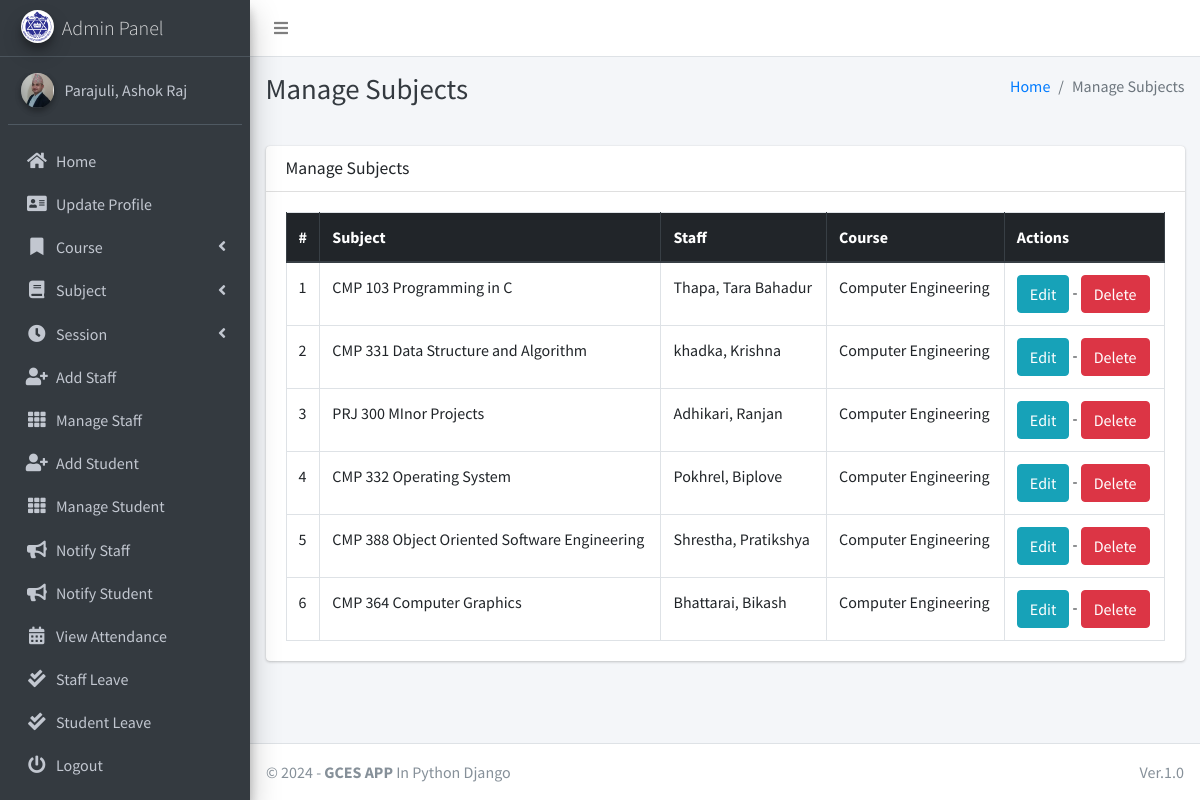
The app's page /subject/manage/ (signed in) with its own data.
### main_app/models.py (models this page shows, shortened)
class CustomUser(AbstractUser):
    USER_TYPE = ((1, "HOD"), (2, "Staff"), (3, "Student"))
    GENDER = [("M", "Male"), ("F", "Female")]
    username = None  # Removed username, using email instead
    email = models.EmailField(unique=True)
    user_type = models.CharField(default=1, choices=USER_TYPE, max_length=1)
    gender = models.CharField(max_length=1, choices=GENDER)
    profile_pic = models.ImageField()
    address = models.TextField()
    fcm_token = models.TextField(default="")  # For firebase notifications
    created_at = models.DateTimeField(auto_now_add=True)
    updated_at = models.DateTimeField(auto_now=True)
    USERNAME_FIELD = "email"
    REQUIRED_FIELDS = []
    objects = CustomUserManager()
    def __str__(self):
        return self.last_name + ", " + self.first_name

class Subject(models.Model):
    name = models.CharField(max_length=120)
    staff = models.ForeignKey(Staff,on_delete=models.CASCADE,)
    course = models.ForeignKey(Course, on_delete=models.CASCADE)
    updated_at = models.DateTimeField(auto_now=True)
    created_at = models.DateTimeField(auto_now_add=True)

class Staff(models.Model):
    course = models.ForeignKey(Course, on_delete=models.DO_NOTHING, null=True, blank=False)
    admin = models.OneToOneField(CustomUser, on_delete=models.CASCADE)

class Course(models.Model):
    name = models.CharField(max_length=120)
    created_at = models.DateTimeField(auto_now_add=True)
    updated_at = models.DateTimeField(auto_now=True)

### main_app/hod_views.py (the view)
# urls.py: path("subject/manage/", hod_views.manage_subject, name='manage_subject'),
def manage_subject(request):
    subjects = Subject.objects.all()
    context = {
        'subjects': subjects,
        'page_title': 'Manage Subjects'
    }
    return render(request, "hod_template/manage_subject.html", context)

### main_app/templates/hod_template/manage_subject.html
{% extends 'main_app/base.html' %}
{% load static %}
{% block page_title %}{{page_title}}{% endblock page_title %}
{% block content %}
<section class="content">
    <div class="container-fluid">
        <div class="row">
            <div class="col-md-12">
                <div class="card">
                    <div class="card-header">
                        <h3 class="card-title">{{page_title}}</h3>
                    </div>
                    <div class="card-body">
                        <table id="example2" class="table table-bordered table-hover">
                            <thead class="thead-dark">
                                <tr>
                                    <th>#</th>
                                    <th>Subject</th>
                                    <th>Staff</th>
                                    <th>Course</th>
                                    <th>Actions</th>
                                </tr>
                            </thead>
                            <tbody>
                                {% for subject in subjects %}
                                <tr>
                                    <td>{{ forloop.counter }}</td>
                                    <td>{{subject.name}}</td>
                                    <td>{{subject.staff.admin}}</td>
                                    <td>{{subject.course.name}}</td>
                                    <td>
                                        <a href="{% url 'edit_subject' subject.id %}" class="btn btn-info">Edit</a> -
                                        <a href="{% url 'delete_subject' subject.id %}" onclick="return confirm('Are you sure you want to delete this ?')" class="btn btn-danger">Delete</a>
                                    </td>
                                </tr>
                                {% endfor %}
                            </tbody>
                        </table>
                    </div>
                </div>
            </div>
        </div>
    </div>
</section>
{% endblock content %}

### main_app/templates/main_app/sidebar_template.html (shortened to what this page needs)
{% load static %}
<aside class="main-sidebar sidebar-dark-info elevation-4">
    {% if request.user.user_type == '1' %}
    <a href="{% url 'admin_home' %}" class="brand-link">
        <img src="{% static 'dist/img/gces.png' %} " alt="AdminLTE Logo"
            class="brand-image img-circle elevation-3" >
        <span class="brand-text font-weight-light">Admin Panel</span>
    </a>
    <div class="sidebar">
        <div class="user-panel mt-3 pb-3 mb-3 d-flex">
            <div class="image">
                <img src="{{ request.user.profile_pic}}" class="img-circle elevation-2" alt="User Image">
            </div>
            <div class="info">
                <a href="#" class="d-block">{{user}}</a>
            </div>
        </div>
        <nav class="mt-2">
            <ul class="nav nav-pills nav-sidebar flex-column" data-widget="treeview" role="menu" data-accordion="false">
                <li class="nav-item">
                    {% url 'admin_home' as admin_home %}
                    <a href="{{admin_home}}" class="nav-link {% if admin_home == request.path %} active {% endif %}">
                        <i class="nav-icon fas fa-home"></i>
                        <p>
                            Home
                        </p>
                    </a>
                </li>
                <li class="nav-item">
                    {% url 'admin_view_profile' as admin_view_profile %}
                    <a href="{{admin_view_profile}}"
                        class="nav-link {% if admin_view_profile == request.path %} active {% endif %}">
                        <i class="nav-icon fas fa-address-card"></i>
                        <p>
                            Update Profile
                        </p>
                    </a>
                </li>
                <li class="nav-item has-treeview">
                    <a href="#" class="nav-link">
                        <i class="nav-icon fas fa-bookmark"></i>
                        <p>
                            Course
                            <i class="fas fa-angle-left right"></i>
                        </p>
                    </a>
                </li>
                <li class="nav-item has-treeview">
                    <a href="#" class="nav-link">
                        <i class="nav-icon fas fa-book"></i>
                        <p>
                            Subject
                            <i class="fas fa-angle-left right"></i>
                        </p>
                    </a>
                </li>
                <li class="nav-item has-treeview">
                    <a href="#" class="nav-link">
                        <i class="nav-icon fas fa-clock"></i>
                        <p>
                            Session
                            <i class="fas fa-angle-left right"></i>
                        </p>
                    </a>
                </li>
                <li class="nav-item">
                    {% url 'add_staff' as add_staff %}
                    <a href="{{add_staff}}" class="nav-link {% if add_staff == request.path %} active {% endif %}">
                        <i class="nav-icon fas fa-user-plus"></i>
                        <p>
                            Add Staff
                        </p>
                    </a>
                </li>
                <li class="nav-item">
                    {% url 'manage_staff' as manage_staff %}
                    {% url 'edit_staff' staff_id as edit_staff %}
                    <a href="{{manage_staff}}"
                        class="nav-link {% if manage_staff == request.path or request.path == edit_staff %} active {% endif %}">
                        <i class="nav-icon fas fa-th"></i>
                        <p>
                            Manage Staff
                        </p>
                    </a>
                </li>
                <li class="nav-item">
                    {% url 'add_student' as add_student%}
                    <a href="{{add_student}}" class="nav-link  {% if add_student == request.path %} active {% endif %}">
                        <i class="nav-icon fas fa-user-plus"></i>
                        <p>
                            Add Student
                        </p>
                    </a>
                </li>
                <li class="nav-item">
                    {% url 'manage_student' as manage_student %}
                    {% url 'edit_student' student_id as edit_student %}
                    <a href="{{manage_student}}"
                        class="nav-link  {% if edit_student == request.path or manage_student == request.path %} active {% endif %}">
                        <i class="nav-icon fas fa-th"></i>
                        <p>
                            Manage Student
                        </p>
                    </a>
                </li>
                <li class="nav-item">
                    {% url 'admin_notify_staff' as admin_notify_staff %}
                    <a href="{{admin_notify_staff}}"
                        class="nav-link {% if admin_notify_staff == request.path %} active {% endif %}">
                        <i class="nav-icon fas fa-bullhorn"></i>
                        <p>
                            Notify Staff
                        </p>
                    </a>
                </li>
                <li class="nav-item">
                    {% url 'admin_notify_student' as admin_notify_student %}
                    <a href="{{admin_notify_student}}"
                        class="nav-link {% if admin_notify_student == request.path %} active {% endif %}">
                        <i class="nav-icon fas fa-bullhorn"></i>
                        <p>
                            Notify Student
                        </p>
                    </a>
                </li>
                <li class="nav-item">
                    {% url 'admin_view_attendance' as admin_view_attendance %}
                <li class="nav-item">
                    <a href="{{admin_view_attendance}}"
                        class="nav-link  {% if admin_view_attendance == request.path %} active {% endif %}">
                        <i class="nav-icon fas fa-calendar-alt"></i>
                        <p>
                            View Attendance
                        </p>
                    </a>
                </li>
                <li class="nav-item">
                    {% url 'view_staff_leave' as view_staff_leave %}
                    <a href="{{view_staff_leave}}"
                        class="nav-link  {% if view_staff_leave == request.path %} active {% endif %}">
                        <i class="nav-icon fas fa-check-double"></i>
                        <p>
                            Staff Leave
                        </p>
                    </a>
                </li>
                <li class="nav-item">
                    {% url 'view_student_leave' as view_student_leave %}
                    <a href="{% url 'view_student_leave' %}"
                        class="nav-link  {% if view_student_leave == request.path %} active {% endif %}">
                        <i class="nav-icon fas fa-check-double"></i>
                        <p>
                            Student Leave
                        </p>
                    </a>
                </li>
                                        {% endif %}
                                        <li class="nav-item">
                                            <a href="{% url 'user_logout' %}"
                                                onclick="return confirm('Your session would be terminated.\n\nProceed?')"
                                                class="nav-link">
                                                <i class="nav-icon fas fa-power-off"></i>
                                                <p>
                                                    Logout
                                                </p>
                                            </a>
                                        </li>
                                    </ul>
                                </nav>
                            </div>
</aside>

### records on screen
CustomUser: last_name+first_name "Parajuli, Ashok Raj"
Subject: name "CMP 103 Programming in C", staff.admin "Thapa, Tara Bahadur", course.name "Computer Engineering"
Subject: name "CMP 331 Data Structure and Algorithm", staff.admin "khadka, Krishna", course.name "Computer Engineering"
Subject: name "PRJ 300 MInor Projects", staff.admin "Adhikari, Ranjan", course.name "Computer Engineering"
Subject: name "CMP 332 Operating System", staff.admin "Pokhrel, Biplove", course.name "Computer Engineering"
Subject: name "CMP 388 Object Oriented Software Engineering", staff.admin "Shrestha, Pratikshya", course.name "Computer Engineering"
Subject: name "CMP 364 Computer Graphics", staff.admin "Bhattarai, Bikash", course.name "Computer Engineering"

### other values on screen
{{ page_title }} "Manage Subjects"
